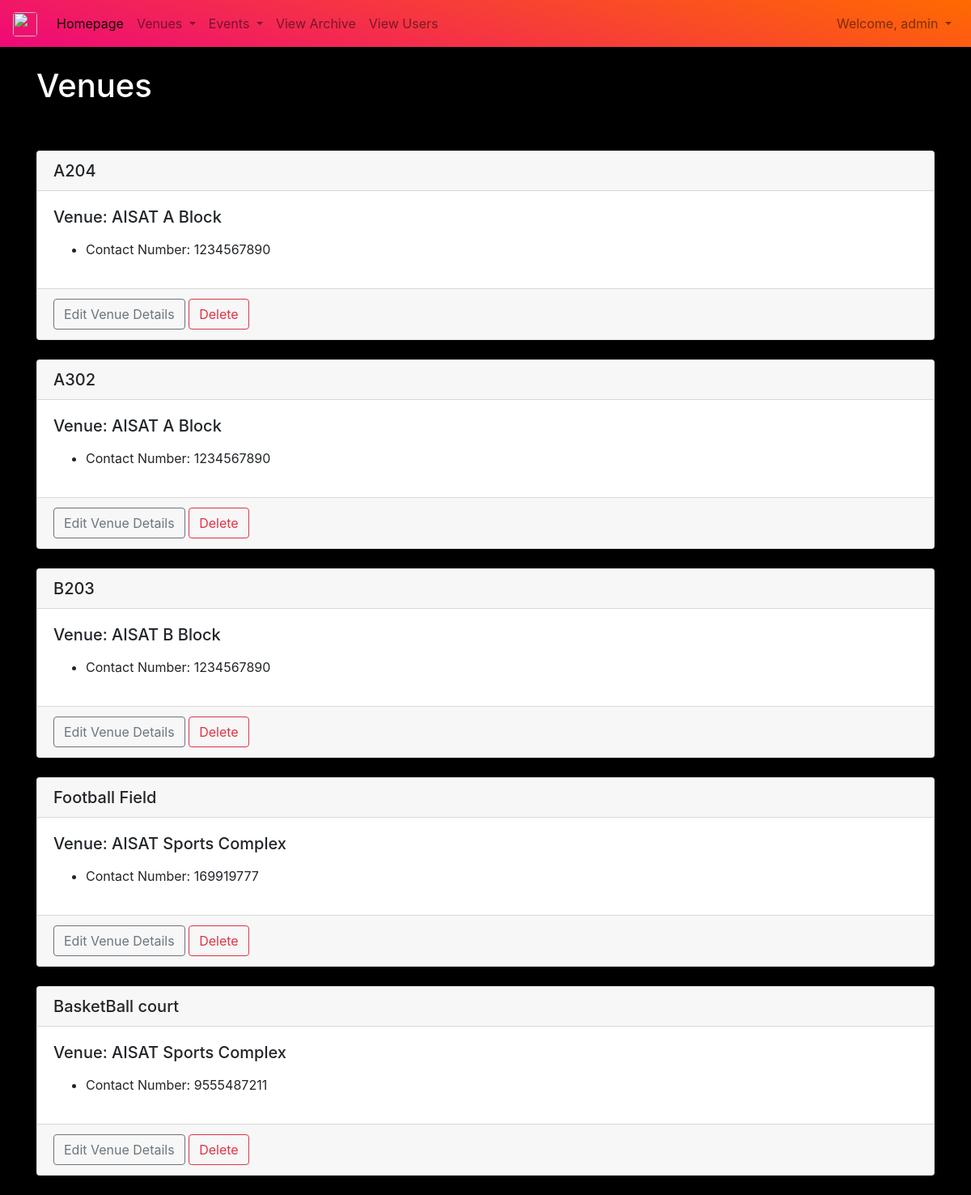
Before: /venues (signed in) with the older database file.
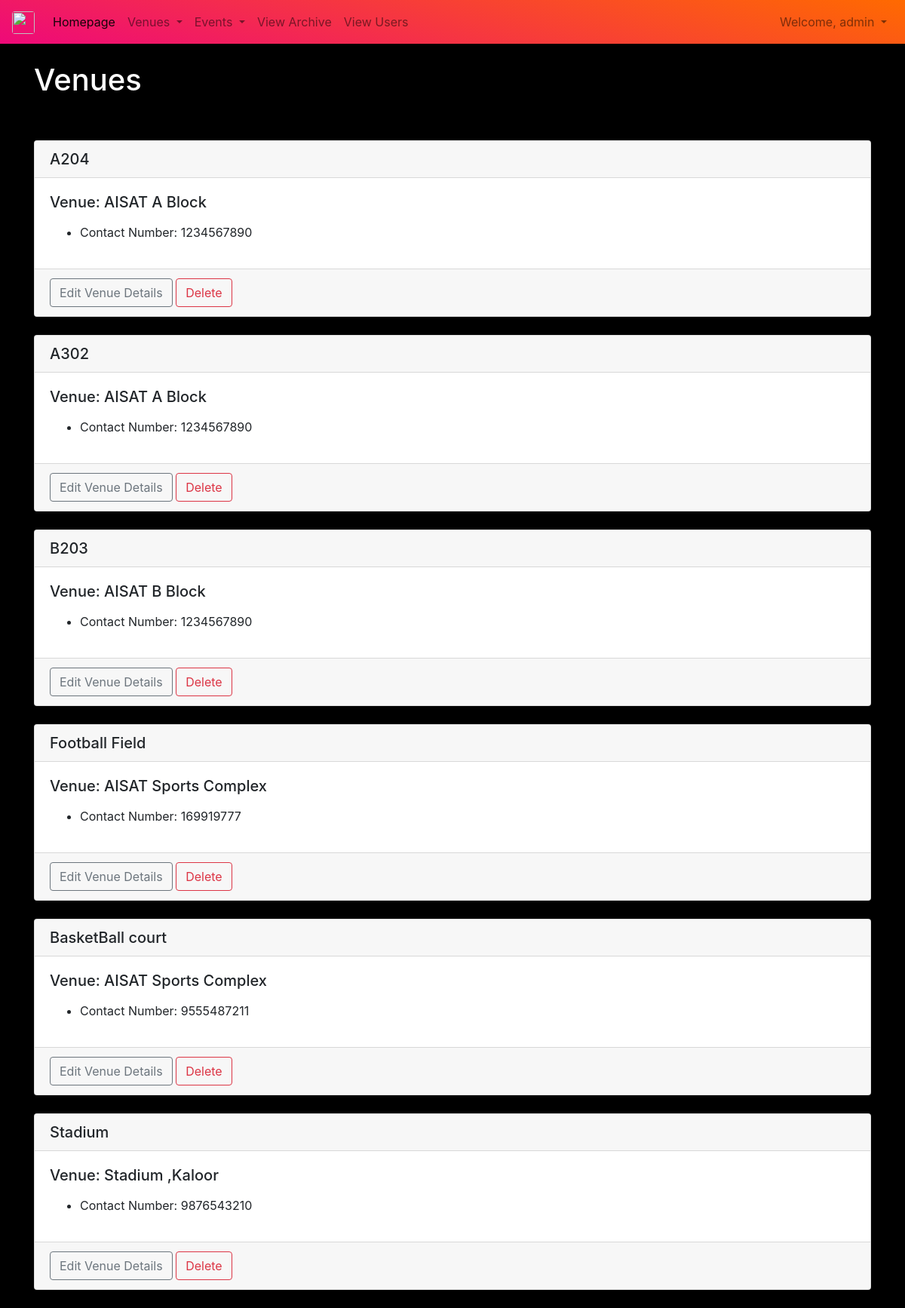
After: the same page with the newer database file.
### App2/models.py (models this page shows)
class Venue(models.Model):
    name = models.CharField('Venue Name', max_length=120)
    address = models.CharField('Address', max_length=320)
    phone = models.CharField('Contact Number', max_length=120)
    def __str__(self):
        return self.name

### App2/views.py (the view)
# urls.py: path("venues", views.venues, name="venues"),
def venues(request):
    if request.user.is_authenticated:
        if request.user.is_superuser:
            venue1 = Venue.objects.all()
            return render(request, 'App2/venues.html', {'venue1': venue1})
        else:
            messages.error(request, ("Only Admin can view venues"))
            return HttpResponseRedirect('/')
    else:
        messages.error(request, ("Please login to view venues."))
        return HttpResponseRedirect('/')

### App2/templates/App2/venues.html (shortened to what this page needs)
<!DOCTYPE html>
<html lang="en">
<head>
</head>
<body>
{% extends "App2/header.html" %}
{% block content %}
{% if user.is_authenticated %}
{% if user.is_superuser %}
<h1 id="header">Venues</h1>
    <br/><br/>
    {% for venue in venue1 %}
    <div class="card">
        <h5 class="card-header">
            {{ venue }}
        </h5>
        <div class="card-body">
            <h5 class="card-title">Venue: {{ venue.address }}</h5>
            <p class="card-text">
                <ul>
                <li>Contact Number: {{ venue.phone }}</li>
                </ul>
            </p>
        </div>
        <div class="card-footer text-muted">
            <a href="/updatevenues/{{ venue.id }}" class="btn btn-outline-secondary">Edit Venue Details</a>
            <a href="/deletevenue/{{ venue.id }}" class="btn btn-outline-danger">Delete</a>
        </div>
    </div>
    <br/>
    {% endfor %}
{% endif %}
{% else %}
	<h1>Sorry! You must be logged in to view available venues.</h1>
	<br/>
	<p>Please <a href="/login">login</a> to access this page.</p>
    </form>
{% endif %}
{% endblock %}

Changed rows visible on the page:
added Venue: name "Stadium", address "Stadium ,Kaloor", phone "9876543210"
